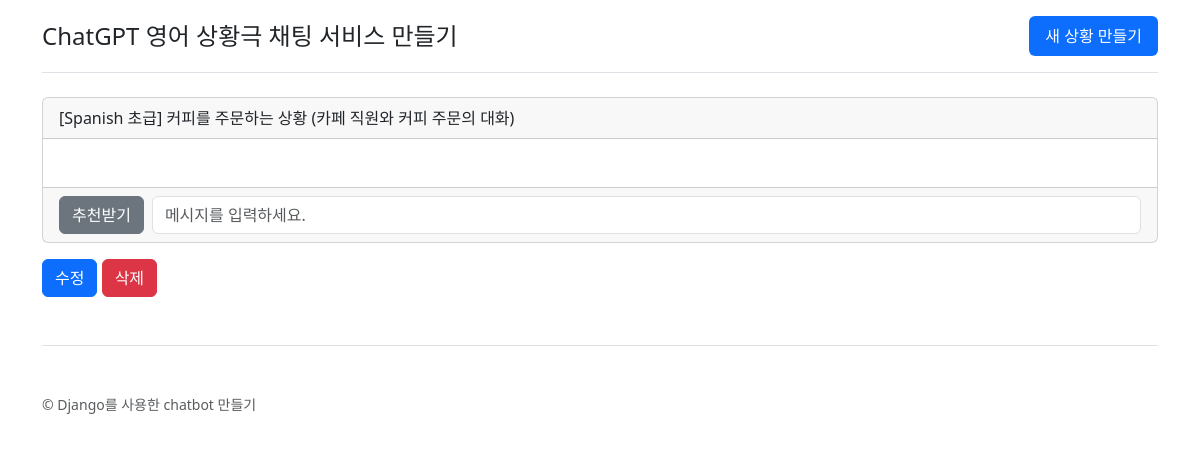
The page /13/ (signed in) on the database its author committed.
### chat/models.py (models this page shows, shortened)
class RolePlayingRoom(models.Model):
    class Language(models.TextChoices): # 입력 문자열 범위 제한(선택지)
        ENGLISH = "en-US", "English" # en-US는 db에 저장되는 값
        JAPANESE = "ja-JP", "Japanese"
        CHINESE = "zh-CN", "Chinese"
        SPANISH = "es-ES", "Spanish"
        FRENCH = "fr-FR", "French"
        GERMAN = "de-DE", "German"
        RUSSIAN = "ru-RU", "Russian"
    class Level(models.IntegerChoices): # 숫자
        BEGINNER = 1, "초급"
        ADVANCED = 2, "고급"
    class Meta: # Query set에 디폴트 정렬 방향 지정
        ordering = ["-pk"] # 기본 키의 역순 정렬
    user = models.ForeignKey(settings.AUTH_USER_MODEL, on_delete=models.CASCADE) # 생성 user 기록
    language = models.CharField(
        max_length=10,
        choices=Language.choices,
        default=Language.ENGLISH,
        verbose_name="대화 언어",
    )
    level = models.SmallIntegerField( # 1=초급, 2=고급
        choices=Level.choices, default=Level.BEGINNER, verbose_name="레벨"
    )
    situation = models.CharField(max_length=100, verbose_name="상황")
    situation_en = models.CharField(
        max_length=100,
        blank=True,
        verbose_name="상황 (영문)",
        help_text="GPT 프롬프트에 직접적으로 활용됩니다. 비워두시면, situation 필드를 번역하여 자동 반영됩니다.",
    )
    my_role = models.CharField(max_length=100, verbose_name="내 역할")
    my_role_en = models.CharField(
        max_length=100,
        blank=True,
        verbose_name="내 역할 (영문)",
        help_text="GPT 프롬프트에 직접적으로 활용됩니다. 비워두시면, my_role 필드를 번역하여 자동 반영됩니다.",
    )
    gpt_role = models.CharField(max_length=100, verbose_name="GPT 역할")
    gpt_role_en = models.CharField(
        max_length=100,
        blank=True,
        verbose_name="GPT 역할 (영문)",
        help_text="GPT 프롬프트에 직접적으로 활용됩니다. 비워두시면, gpt_role 필드를 번역하여 자동 반영됩니다.",
    )

### chat/views.py (the view)
@method_decorator(staff_member_required, name="dispatch")
class RolePlayingRoomDetailView(DetailView):
    model = RolePlayingRoom
    def get_queryset(self):
        qs = super().get_queryset()
        qs = qs.filter(user=self.request.user)
        return qs

### chat/templates/chat/roleplayingroom_detail.html (shortened to what this page needs)
{% extends "chat/base.html" %}
{% block content %}
    <div class="row">
        <div class="col-sm-12">
            <div class="card">
                <div class="card-header">
                    [{{ roleplayingroom.get_language_display }}
                    {{ roleplayingroom.get_level_display }}]
                    {{ roleplayingroom.situation }}
                    ({{ roleplayingroom.gpt_role }}와 {{ roleplayingroom.my_role }}의 대화)
                </div>
                <div class="card-body">
                </div>
                <div class="card-footer">
                    <div class="d-flex gap-2">
                        <button class="btn btn-secondary" id="recommend-button">추천받기</button>
                        <form id="message-form" class="d-flex gap-1 flex-grow-1">
                            <input type="text"
                                   name="message"
                                   placeholder="메시지를 입력하세요."
                                   class="form-control flex-grow-1" />
                        </form>
                    </div>
                </div>
            </div>
        </div>
    </div>
    <div class="my-3">
        <a href="{% url 'role_playing_room_edit' roleplayingroom.pk %}"
           class="btn btn-primary">수정</a>
        <a href="{% url 'role_playing_room_delete' roleplayingroom.pk %}"
           class="btn btn-danger">삭제</a>
    </div>
{% endblock %}

### rows shown on the page
RolePlayingRoom: language "Spanish", level "초급", situation "커피를 주문하는 상황", gpt_role "카페 직원", my_role "커피 주문"
